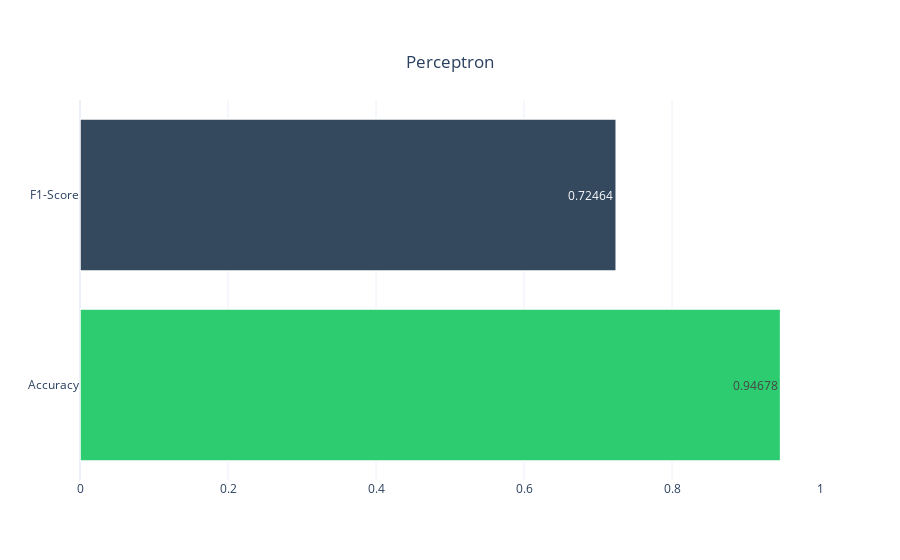

The cell this chart's notebook holds for it:
### Code cell
def graph(model):
    
    Accuracy = accuracy_score(y_test, y_pred)
    f1 = f1_score(y_test, y_pred)
    scores = pd.DataFrame({'Scores': [Accuracy, f1],
                            'Metrics': ['Accuracy',
                                        'F1-Score']})
    
    fig = make_subplots(rows = 1, cols = 1)
    fig.add_trace(go.Bar(x = [round(i,5) for i in scores['Scores']],
                         y = scores['Metrics'],
                         text = [round(i,5) for i in scores['Scores']],
                         orientation='h',
                         textposition = 'inside',
                         name = 'Scores',
                         marker = dict(color = metric_constraints,
                                       line_color = 'white',
                                       line_width=1.5)),
                  row = 1, col = 1)
    fig.update_layout(title={'text': model.__class__.__name__ ,
                             'y':0.9,
                             'x':0.5,
                             'xanchor': 'center',
                             'yanchor': 'top'},
                      template='plotly_white')
    fig.update_xaxes(range=[0,1], row = 1, col = 1)

    iplot(fig)
    
graph(p)

### Figure 1 — Plotly figure (JSON) as saved in the notebook; plotly's stock layout.template omitted (floating-point values rounded to 4 significant figures)
{"data": [{"marker": {"color": ["#2ECC71", "#34495E", "#D0D3D4"], "line": {"color": "white", "width": 1.5}}, "name": "Scores", "orientation": "h", "text": ["0.94678", "0.72464"], "textposition": "inside", "type": "bar", "x": [0.9468, 0.7246], "xaxis": "x", "y": ["Accuracy", "F1-Score"], "yaxis": "y"}], "layout": {"title": {"text": "Perceptron", "x": 0.5, "xanchor": "center", "y": 0.9, "yanchor": "top"}, "xaxis": {"anchor": "y", "domain": [0, 1], "range": [0, 1]}, "yaxis": {"anchor": "x", "domain": [0, 1]}}}
